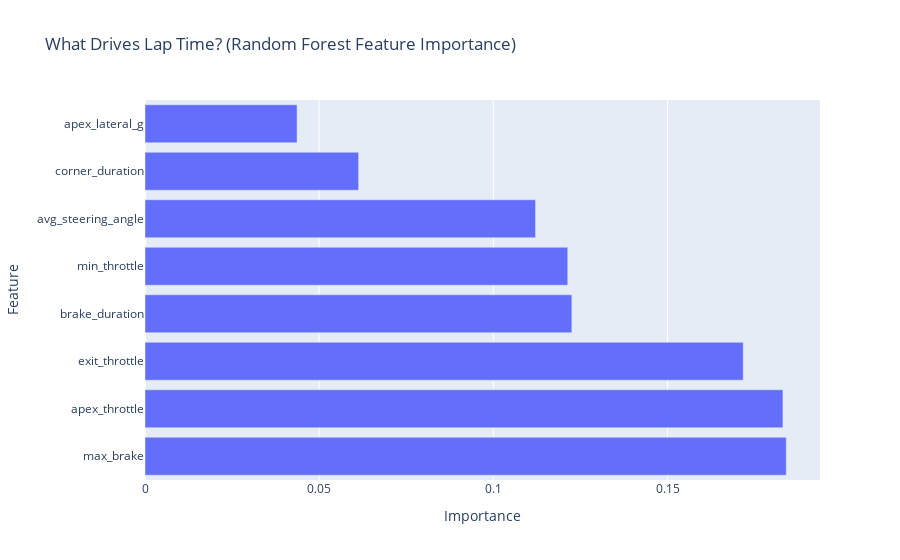

The notebook cell this image was saved under:
### Code cell
from sklearn.ensemble import RandomForestRegressor
from sklearn.preprocessing import StandardScaler
import plotly.express as px

# Prepare ML data
# Only use drivers with reasonable corner counts (8-13 corners)
valid_drivers = driver_corners_df.groupby('vehicle_id')['corner_num'].max()
valid_drivers = valid_drivers[valid_drivers >= 7].index.tolist()

print(f"Using {len(valid_drivers)} drivers with valid data")

driver_corners_clean = driver_corners_df[driver_corners_df['vehicle_id'].isin(valid_drivers)]

# Average features across corners for each lap
ml_features = driver_corners_clean.groupby(['vehicle_id', 'lap']).agg({
    'max_brake': 'mean',
    'brake_duration': 'mean',
    'apex_throttle': 'mean',
    'min_throttle': 'mean',
    'apex_lateral_g': 'mean',
    'exit_throttle': 'mean',
    'corner_duration': 'mean',
    'avg_steering_angle': 'mean',
    'lap_time': 'first'
}).reset_index()

# Features and target
X = ml_features[['max_brake', 'brake_duration', 'apex_throttle', 'min_throttle', 
                  'apex_lateral_g', 'exit_throttle', 'corner_duration', 'avg_steering_angle']]
y = ml_features['lap_time']

print(f"\nML dataset: {len(X)} samples, {len(X.columns)} features")

# Train Random Forest
rf = RandomForestRegressor(n_estimators=100, max_depth=8, random_state=42)
rf.fit(X, y)

# Predictions
y_pred = rf.predict(X)
print(f"\nModel R² score: {rf.score(X, y):.3f}")
print(f"Mean Absolute Error: {abs(y - y_pred).mean():.3f} seconds")

# Feature importance
feature_importance = pd.DataFrame({
    'feature': X.columns,
    'importance': rf.feature_importances_
}).sort_values('importance', ascending=False)

print("\n🔥 FEATURE IMPORTANCE (What matters for lap time):")
print(feature_importance)

# Plot
fig = px.bar(feature_importance, x='importance', y='feature', orientation='h',
             title='What Drives Lap Time? (Random Forest Feature Importance)',
             labels={'importance': 'Importance', 'feature': 'Feature'})
fig.show()

### Figure 1 — Plotly figure (JSON) as saved in the notebook; plotly's stock layout.template omitted (floating-point values rounded to 4 significant figures)
{"data": [{"hovertemplate": "Importance=%{x}<br>Feature=%{y}<extra></extra>", "legendgroup": "", "marker": {"color": "#636efa", "pattern": {"shape": ""}}, "name": "", "orientation": "h", "showlegend": false, "textposition": "auto", "type": "bar", "x": [0.1841, 0.1831, 0.1717, 0.1225, 0.1214, 0.1121, 0.06133, 0.04366], "xaxis": "x", "y": ["max_brake", "apex_throttle", "exit_throttle", "brake_duration", "min_throttle", "avg_steering_angle", "corner_duration", "apex_lateral_g"], "yaxis": "y"}], "layout": {"barmode": "relative", "legend": {"tracegroupgap": 0}, "title": {"text": "What Drives Lap Time? (Random Forest Feature Importance)"}, "xaxis": {"anchor": "y", "domain": [0, 1], "title": {"text": "Importance"}}, "yaxis": {"anchor": "x", "domain": [0, 1], "title": {"text": "Feature"}}}}
